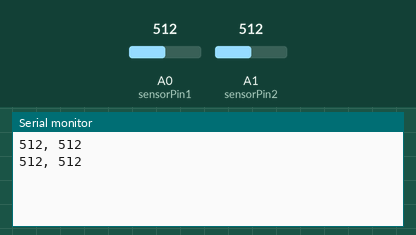
A sketch run on a simulated Arduino Uno, built with avr-gcc and run on an emulated ATmega328P. Parts: the last lines printed to the serial monitor. The inputs (shaded band) are chosen by the test bench; at power-on: A0 (sensorPin1) = 512, A1 (sensorPin2) = 512.

Above: at 1.8 s.
1.9 s: A0 (sensorPin1) set to 610
At 2.8 s:
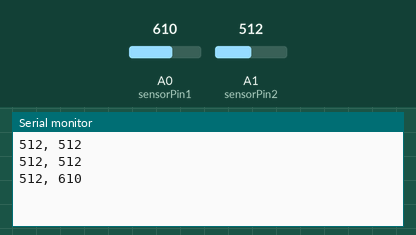
5.5 s: A1 (sensorPin2) set to 610
At 6.4 s:
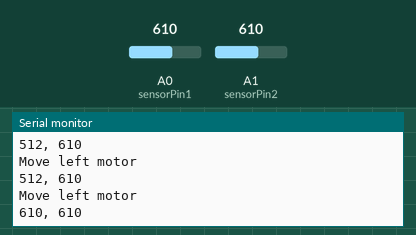
9.5 s: A0 (sensorPin1) set to 590
At 10.8 s:
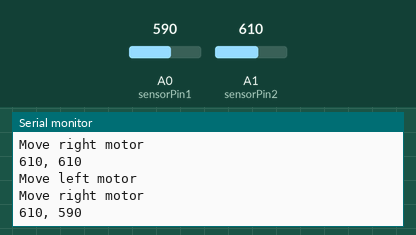
11.0 s: A1 (sensorPin2) set to 590
At 11.6 s:
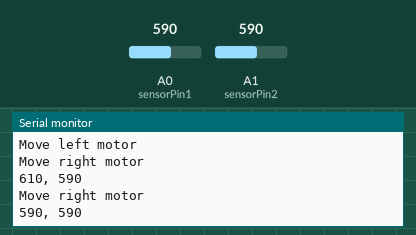
Timing chart, 0 to 13.5 s (numbered marks = the images above; inputs shaded):
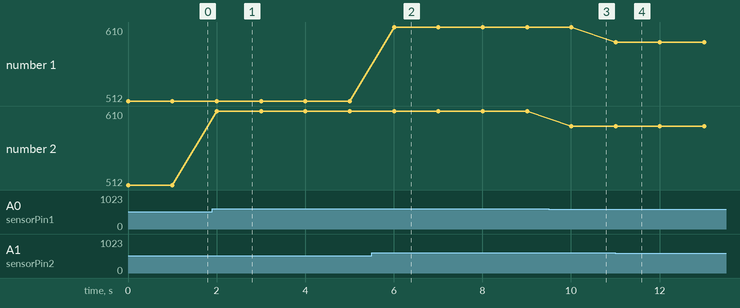

Measured:
- after the input at 1.9 s, the serial monitor: prints a new line after 0.10 s (image 1)
- after the input at 5.5 s, the serial monitor: prints a new line after 0.51 s (image 2)
- after the input at 9.5 s, the serial monitor: prints a new line after 0.51 s (image 3)
- after the input at 11.0 s, the serial monitor: prints a new line at once (image 4)
- plotted number 2: 512 → 610 after the input at 1.9 s, 610 → 590 after the input at 9.5 s

The sketch:

irtest2.ino
```cpp
int sensorPin1 = A0; //the input pin for our IR sensor
int sensorPin2 = A1;
long sensorValue1 = 0; //initializing sensor value
long sensorValue2 =0; //initializing sensor value


void setup() {
  Serial.begin(115200);  //initalize serial monitor
}


void loop() {
  sensorValue1 = analogRead(sensorPin1);  //set sensorValue to current value of analog pin
  sensorValue2 = analogRead(sensorPin2);  //set sensorValue to current value of analog pin
  Serial.print(sensorValue2);
  Serial.print(", ");
  Serial.println(sensorValue1);  //print sensor value
  delay(1000);  //wait 1.5 second before printing next value

  if (sensorValue1 >=  600)
{
  Serial.println("Move left motor");
}
  if (sensorValue2 >= 600)
  {
    Serial.println("Move right motor");
  }
}
```
